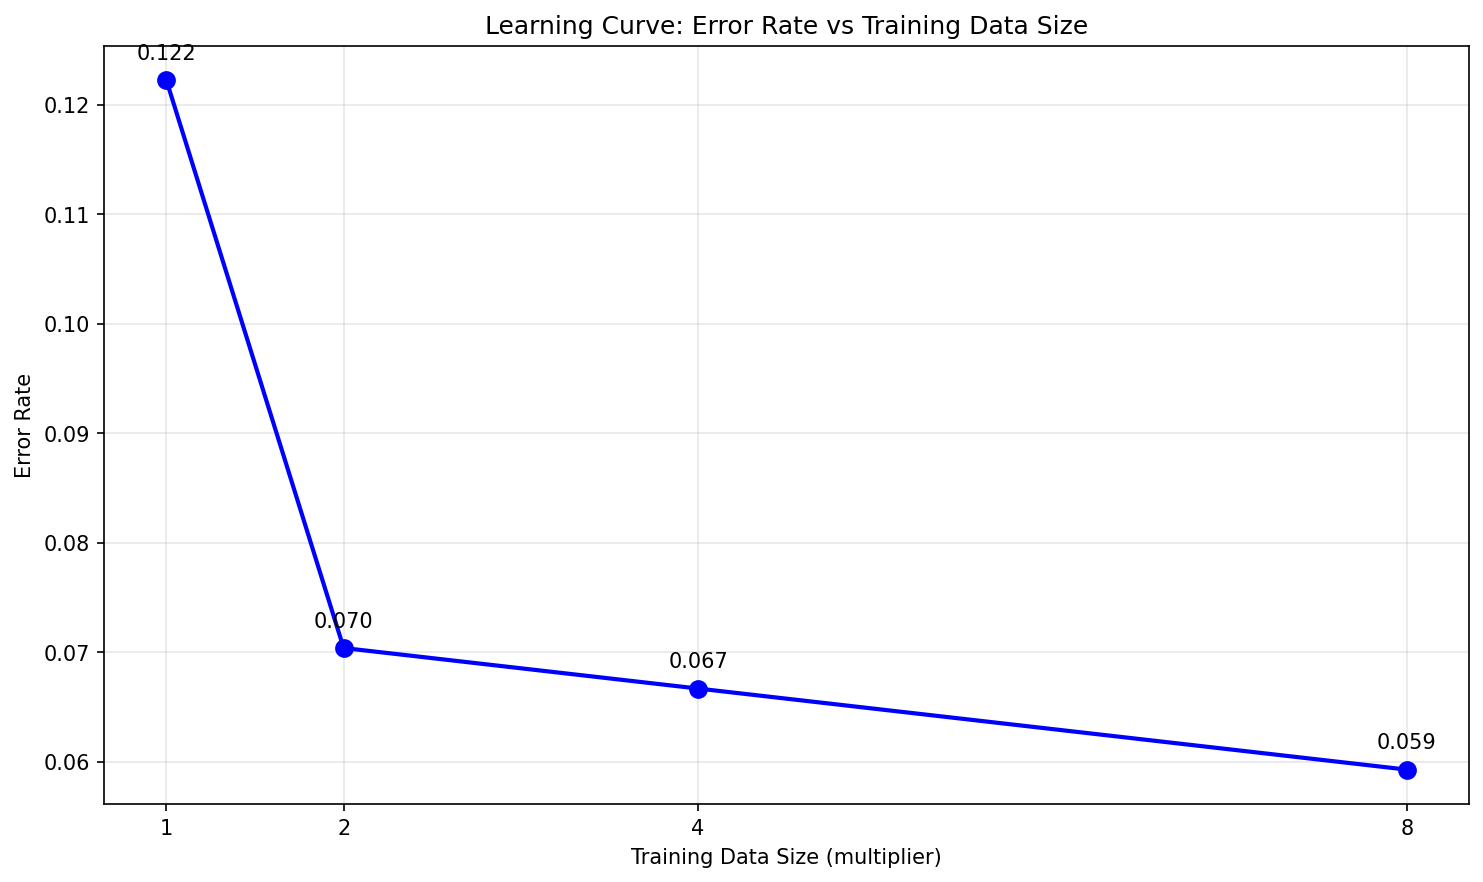

This figure's Python source:
#!/usr/bin/env python3

import subprocess
import re
import matplotlib.pyplot as plt

def run_textcat(gen_model, spam_model, prior=0.7):
    """Run textcat and return classification results"""
    cmd = ['python', 'textcat.py', gen_model, spam_model, str(prior)]

    # Add all dev files
    import glob
    gen_files = glob.glob('../data/gen_spam/dev/gen/*')
    spam_files = glob.glob('../data/gen_spam/dev/spam/*')
    cmd.extend(gen_files + spam_files)

    result = subprocess.run(cmd, capture_output=True, text=True)

    # Parse results to count correct/incorrect classifications
    lines = result.stdout.strip().split('\n')

    total_files = 0
    correct_gen = 0
    correct_spam = 0
    total_gen = 180  # Known from earlier analysis
    total_spam = 90

    for line in lines:
        if '\t' in line:
            parts = line.strip().split('\t')
            if len(parts) == 2:
                predicted_model = parts[0]
                filepath = parts[1]
                total_files += 1

                true_label = 'gen' if '/gen/' in filepath else 'spam'
                predicted_label = 'gen' if predicted_model.startswith('gen') else 'spam'

                if true_label == predicted_label:
                    if true_label == 'gen':
                        correct_gen += 1
                    else:
                        correct_spam += 1

    # Calculate error rate
    total_correct = correct_gen + correct_spam
    error_rate = (total_files - total_correct) / total_files if total_files > 0 else 0

    return {
        'total_files': total_files,
        'correct': total_correct,
        'error_rate': error_rate,
        'gen_accuracy': correct_gen / total_gen,
        'spam_accuracy': correct_spam / total_spam
    }

def get_training_size(gen_file, spam_file):
    """Get training data size from filenames"""
    sizes = {
        'gen': 1, 'spam': 1,
        'gen-times2': 2, 'spam-times2': 2,
        'gen-times4': 4, 'spam-times4': 4,
        'gen-times8': 8, 'spam-times8': 8
    }

    # Extract base names
    gen_base = gen_file.replace('-lambda0.005.model', '').replace('.model', '')
    spam_base = spam_file.replace('-lambda0.005.model', '').replace('.model', '')

    return sizes.get(gen_base, 1)

def create_learning_curve():
    """Create learning curve for different training data sizes"""

    # Define model pairs and their training sizes
    model_configs = [
        ('gen-lambda0.005.model', 'spam-lambda0.005.model', 1),
        ('gen-times2-lambda0.005.model', 'spam-times2-lambda0.005.model', 2),
        ('gen-times4-lambda0.005.model', 'spam-times4-lambda0.005.model', 4),
        ('gen-times8-lambda0.005.model', 'spam-times8-lambda0.005.model', 8)
    ]

    results = []

    print("Training Size\tError Rate\tGen Accuracy\tSpam Accuracy")
    print("-" * 60)

    for gen_model, spam_model, size in model_configs:
        print(f"Testing training size {size}x...")
        result = run_textcat(gen_model, spam_model)
        result['training_size'] = size

        results.append(result)

        print(f"{size}x\t\t{result['error_rate']:.3f}\t\t{result['gen_accuracy']:.3f}\t\t{result['spam_accuracy']:.3f}")

    # Create learning curve plot
    training_sizes = [r['training_size'] for r in results]
    error_rates = [r['error_rate'] for r in results]

    plt.figure(figsize=(10, 6))
    plt.plot(training_sizes, error_rates, 'bo-', linewidth=2, markersize=8)
    plt.xlabel('Training Data Size (multiplier)')
    plt.ylabel('Error Rate')
    plt.title('Learning Curve: Error Rate vs Training Data Size')
    plt.grid(True, alpha=0.3)
    plt.xticks(training_sizes)

    # Add value labels on points
    for i, (size, error) in enumerate(zip(training_sizes, error_rates)):
        plt.annotate(f'{error:.3f}', (size, error), textcoords="offset points",
                    xytext=(0,10), ha='center')

    plt.tight_layout()
    plt.savefig('learning_curve.png', dpi=150, bbox_inches='tight')
    print(f"\nLearning curve saved as learning_curve.png")

    # Analysis
    print(f"\nLearning Curve Analysis:")
    print(f"Initial error rate (1x): {error_rates[0]:.3f}")
    print(f"Final error rate (8x): {error_rates[-1]:.3f}")
    print(f"Improvement: {error_rates[0] - error_rates[-1]:.3f}")

    if len(error_rates) > 1:
        trend = "decreasing" if error_rates[-1] < error_rates[0] else "increasing"
        print(f"Overall trend: {trend}")

    return results

if __name__ == "__main__":
    results = create_learning_curve()